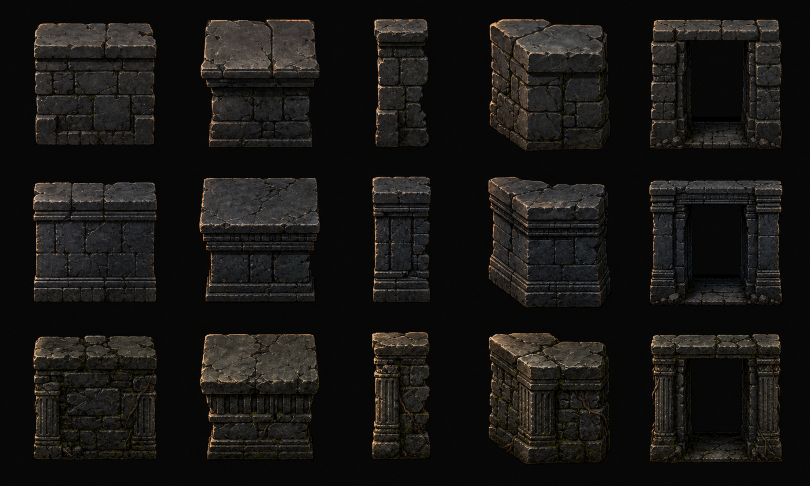
#> input picture UI/review/dark-uiux-pr08-exploration/wall-resource-family-decision/orientation-wall-family-w03/pr08-wall-family-w03-imagegen-source-board.png, 1619 x 971 px (shown at 1/2 size)
$ python build_orientation_wall_candidate_preview.py
#> lines starting #> are read from the running program, lines starting #| are printed output that depends on the picture; after the words box and inside, x2 and y2 are one past the last pixel; in counts of white or black regions, pixels touching at a corner belong together
#!/usr/bin/env python3
"""Build W03 orientation-aware wall-family candidate previews.

This script is evidence-only. It does not mutate runtime resources, manifests,
or sprite sheet contracts.
"""

from __future__ import annotations

from pathlib import Path

from PIL import Image, ImageDraw, ImageFont, ImageOps


ROOT = Path(__file__).resolve().parents[5]
WORK_DIR = Path("UI/review/dark-uiux-pr08-exploration/wall-resource-family-decision/orientation-wall-family-w03")
SOURCE = WORK_DIR / "pr08-wall-family-w03-imagegen-source-board.png"
OUT_DIR = WORK_DIR / "slices"
CONTACT = WORK_DIR / "pr08-wall-family-w03-contact-board.png"
ORIENTATION_PREVIEW = WORK_DIR / "pr08-wall-family-w03-orientation-room-preview.png"
COMPARISON = WORK_DIR / "pr08-wall-family-w03-w02-preview-comparison.png"
W02_RUNTIME_CROP = Path(
    "UI/review/dark-uiux-pr08-exploration/wall-resource-family-decision/runtime-slice-b-w02/ui-demo-new-map-stage-crop.png",
)
REFERENCE = Path("UI/UI-demo-new.png")
FLOOR_KEYS = [
    Path("client/src/main/resources/dark-v1/tiles/tileset_ruins_ground_01.png"),
    Path("client/src/main/resources/dark-v1/tiles/tileset_ruins_ground_01_variant_1.png"),
    Path("client/src/main/resources/dark-v1/tiles/tileset_ruins_ground_01_variant_2.png"),
    Path("client/src/main/resources/dark-v1/tiles/tileset_ruins_ground_01_variant_3.png"),
]
PIECES = ["base", "crown", "side", "corner", "door_contact"]
CANDIDATES = ["w03_a", "w03_b", "w03_c"]

# The generated board is evidence, not a production sheet. These boxes isolate
# the source subjects while keeping enough dark margin for fair runtime-size QA.
CELL_BOXES = [
    [(45, 35, 330, 300), (390, 30, 665, 305), (715, 30, 885, 300), (955, 30, 1235, 310), (1275, 30, 1585, 300)],
    [(45, 340, 330, 625), (390, 340, 665, 625), (715, 340, 885, 625), (955, 340, 1235, 635), (1275, 340, 1585, 625)],
    [(45, 645, 330, 940), (390, 645, 665, 940), (715, 645, 885, 940), (955, 645, 1235, 950), (1275, 645, 1585, 940)],
]


def trim_subject(panel: Image.Image) -> Image.Image:
    rgba = panel.convert("RGBA")
    gray = rgba.convert("L")
    width, height = gray.size
    border_values = []
    for x in range(width):
        for y in range(13):
            border_values.append(gray.getpixel((x, y)))
            border_values.append(gray.getpixel((x, height - 1 - y)))
    for y in range(height):
        for x in range(13):
            border_values.append(gray.getpixel((x, y)))
            border_values.append(gray.getpixel((width - 1 - x, y)))
    threshold = 28
    if border_values:
        threshold = max(28, int(sum(border_values) / len(border_values)) + 18)
    mask = gray.point(lambda value: 255 if value > threshold else 0)
    bbox = mask.getbbox()
    if bbox is None:
        return rgba
    left, top, right, bottom = bbox
    pad = 18
    return rgba.crop((max(0, left - pad), max(0, top - pad), min(width, right + pad), min(height, bottom + pad)))


def fit_square(image: Image.Image, side: int = 128) -> Image.Image:
    subject = trim_subject(image)
    max_subject = 116
    scale = min(max_subject / subject.width, max_subject / subject.height)
    resized = subject.resize((max(1, round(subject.width * scale)), max(1, round(subject.height * scale))), Image.Resampling.LANCZOS)
    square = Image.new("RGBA", (side, side), (5, 7, 10, 255))
    square.alpha_composite(resized, ((side - resized.width) // 2, (side - resized.height) // 2))
    return square


def save_slices(source: Image.Image) -> dict[str, dict[str, Image.Image]]:
    OUT_DIR.mkdir(parents=True, exist_ok=True)
    result: dict[str, dict[str, Image.Image]] = {}
    for row, candidate in enumerate(CANDIDATES):
        pieces: dict[str, Image.Image] = {}
        for col, piece in enumerate(PIECES):
            tile = fit_square(source.crop(CELL_BOXES[row][col]))
            tile.save(ROOT / OUT_DIR / f"wall_{candidate}_{piece}.png")
            pieces[piece] = tile
        result[candidate] = pieces
    return result


def draw_contact(slices: dict[str, dict[str, Image.Image]]) -> None:
    font = ImageFont.load_default()
    cell = 128
    gap = 14
    label_h = 24
    row_label_w = 70
    width = row_label_w + gap + len(PIECES) * (cell + gap)
    height = gap * 2 + label_h + len(CANDIDATES) * (cell + gap)
    board = Image.new("RGBA", (width, height), (5, 7, 10, 255))
    draw = ImageDraw.Draw(board)
    for col, piece in enumerate(PIECES):
        x = row_label_w + gap + col * (cell + gap)
        draw.text((x + 4, gap + 5), piece, fill=(231, 225, 211, 255), font=font)
    for row, candidate in enumerate(CANDIDATES):
        y = gap + label_h + row * (cell + gap)
        draw.text((gap, y + cell // 2 - 5), candidate, fill=(231, 225, 211, 255), font=font)
        for col, piece in enumerate(PIECES):
            x = row_label_w + gap + col * (cell + gap)
            board.alpha_composite(slices[candidate][piece], (x, y))
    board.save(ROOT / CONTACT)


def floor_tile(index: int, size: int) -> Image.Image:
    return Image.open(ROOT / FLOOR_KEYS[index % len(FLOOR_KEYS)]).convert("RGBA").resize((size, size), Image.Resampling.LANCZOS)


def draw_candidate_room(slices: dict[str, Image.Image], label: str) -> Image.Image:
    scale = 48
    room_cols = 8
    room_rows = 5
    label_h = 24
    pad = scale
    width = (room_cols + 2) * scale + pad * 2
    height = (room_rows + 2) * scale + pad * 2 + label_h
    canvas = Image.new("RGBA", (width, height), (5, 7, 10, 255))
    draw = ImageDraw.Draw(canvas)
    font = ImageFont.load_default()
    draw.text((pad, 6), label, fill=(231, 225, 211, 255), font=font)
    scaled = {key: value.resize((scale, scale), Image.Resampling.LANCZOS) for key, value in slices.items()}
    side_west = scaled["side"]
    side_east = ImageOps.mirror(scaled["side"])
    corner_nw = scaled["corner"]
    corner_ne = ImageOps.mirror(scaled["corner"])
    corner_sw = ImageOps.flip(scaled["corner"])
    corner_se = ImageOps.flip(ImageOps.mirror(scaled["corner"]))
    x0 = pad + scale
    y0 = pad + scale + label_h
    for y in range(room_rows):
        for x in range(room_cols):
            canvas.alpha_composite(floor_tile(x * 7 + y * 13, scale), (x0 + x * scale, y0 + y * scale))
    for x in range(room_cols):
        canvas.alpha_composite(scaled["crown"], (x0 + x * scale, y0 - scale))
        if x != room_cols // 2:
            canvas.alpha_composite(scaled["base"], (x0 + x * scale, y0 + room_rows * scale))
    for y in range(room_rows):
        canvas.alpha_composite(side_west, (x0 - scale, y0 + y * scale))
        canvas.alpha_composite(side_east, (x0 + room_cols * scale, y0 + y * scale))
    canvas.alpha_composite(corner_nw, (x0 - scale, y0 - scale))
    canvas.alpha_composite(corner_ne, (x0 + room_cols * scale, y0 - scale))
    canvas.alpha_composite(corner_sw, (x0 - scale, y0 + room_rows * scale))
    canvas.alpha_composite(corner_se, (x0 + room_cols * scale, y0 + room_rows * scale))
    canvas.alpha_composite(scaled["door_contact"], (x0 + room_cols // 2 * scale, y0 + room_rows * scale))
    draw.rectangle((x0, y0, x0 + room_cols * scale, y0 + room_rows * scale), outline=(28, 183, 200, 65), width=1)
    return canvas


def draw_orientation_preview(slices: dict[str, dict[str, Image.Image]]) -> None:
    previews = [draw_candidate_room(slices[candidate], candidate) for candidate in CANDIDATES]
    gap = 18
    width = sum(preview.width for preview in previews) + gap * (len(previews) + 1)
    height = max(preview.height for preview in previews) + gap * 2
    board = Image.new("RGBA", (width, height), (5, 7, 10, 255))
    x = gap
    for preview in previews:
        board.alpha_composite(preview, (x, gap))
        x += preview.width + gap
    board.save(ROOT / ORIENTATION_PREVIEW)


def letterbox(image: Image.Image, size: tuple[int, int]) -> Image.Image:
    return ImageOps.contain(image.convert("RGBA"), size, Image.Resampling.LANCZOS)


def draw_comparison() -> None:
    font = ImageFont.load_default()
    preview_label = CANDIDATES[0].split("_", maxsplit=1)[0].upper()
    w02 = letterbox(Image.open(ROOT / W02_RUNTIME_CROP), (520, 380))
    reference = letterbox(Image.open(ROOT / REFERENCE), (520, 380))
    w03 = letterbox(Image.open(ROOT / ORIENTATION_PREVIEW), (1040, 380))
    gap = 18
    label_h = 24
    width = gap * 3 + 1040
    height = label_h * 2 + gap * 4 + 380 * 2
    board = Image.new("RGBA", (width, height), (5, 7, 10, 255))
    draw = ImageDraw.Draw(board)
    draw.text((gap, gap), "reference UI-demo-new", fill=(231, 225, 211, 255), font=font)
    board.alpha_composite(reference, (gap, gap + label_h))
    draw.text((gap * 2 + 520, gap), "W02 runtime map crop", fill=(231, 225, 211, 255), font=font)
    board.alpha_composite(w02, (gap * 2 + 520, gap + label_h))
    y = gap * 3 + label_h + 380
    draw.text((gap, y), f"{preview_label} orientation mirror/flip room preview", fill=(231, 225, 211, 255), font=font)
    board.alpha_composite(w03, (gap, y + label_h))
    board.save(ROOT / COMPARISON)


def main() -> int:
    source = Image.open(ROOT / SOURCE).convert("RGBA")
    slices = save_slices(source)
#> the loop in save_slices, `for row, candidate in enumerate(CANDIDATES):` made 3 passes
#> pass 1, in trim_subject, `rgba = panel.convert("RGBA")`:
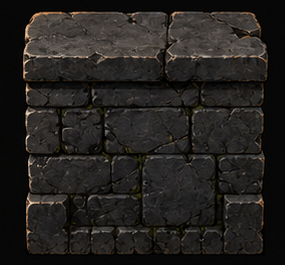
#> rgba: PIL image 285x265 RGBA; mean R, G, B, A 35.8, 33.2, 30.9, 255
#> pass 1, in trim_subject, `mask = gray.point(lambda value: 255 if value > threshold else 0)`:
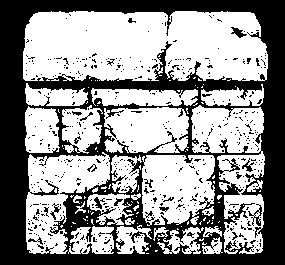
#> mask: PIL image 285x265 L; 57.5% white; 537 black regions (514 under 20 px), largest, box (x1, y1, x2, y2) and area: (0, 0, 285, 265) 29784, (248, 204, 262, 226) 98, (231, 27, 247, 38) 80
#> pass 1, in fit_square, `subject = trim_subject(image)`:
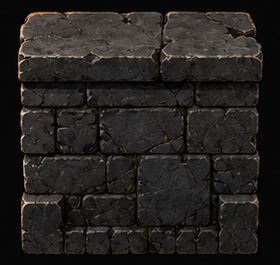
#> subject: PIL image 280x265 RGBA; mean R, G, B, A 36.3, 33.7, 31.3, 255
#> after the loop in save_slices, `for row, candidate in enumerate(CANDIDATES):`:
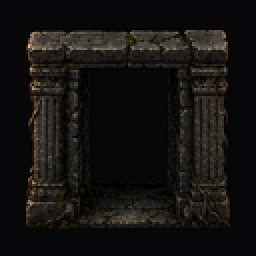
#> tile: PIL image 128x128 RGBA (shown 2 times larger); mean R, G, B, A 20, 18.8, 16.5, 255
#> after the loop in save_slices, `for row, candidate in enumerate(CANDIDATES):`: result = 3 items
#> slices = 3 items
    draw_contact(slices)
#> after the loop in draw_contact, `for row, candidate in enumerate(CANDIDATES):`:
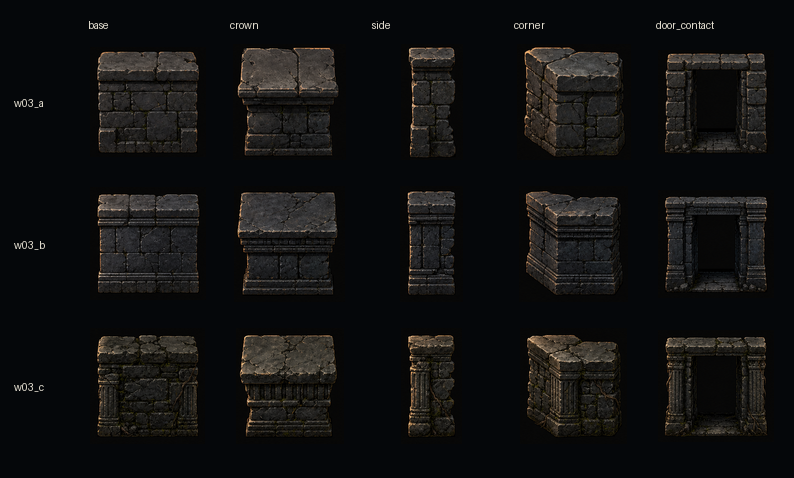
#> board: PIL image 794x478 RGBA; mean R, G, B, A 17.5, 17.5, 17.8, 255
    draw_orientation_preview(slices)
#> in draw_candidate_room, `canvas = Image.new("RGBA", (width, height), (5, 7, 10, 255))`:
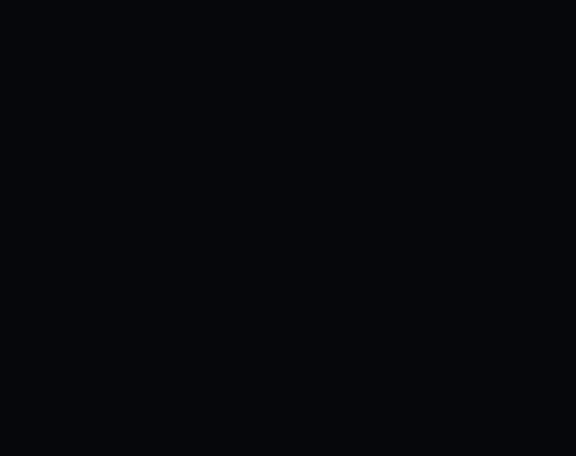
#> canvas: PIL image 576x456 RGBA; mean R, G, B, A 5, 7, 10, 255
#> in draw_candidate_room, `corner_se = ImageOps.flip(ImageOps.mirror(scaled["corner"]))`:
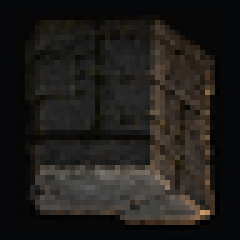
#> corner_se: PIL image 48x48 RGBA (shown 5 times larger); mean R, G, B, A 31.5, 29.2, 26.6, 255
    draw_comparison()
    print(f"wrote {OUT_DIR}")
    print(f"wrote {CONTACT}")
    print(f"wrote {ORIENTATION_PREVIEW}")
    print(f"wrote {COMPARISON}")
    return 0


if __name__ == "__main__":
#> (the run stopped early here; a loop or call above may not have finished)

$ run again, with UI/review/dark-uiux-pr08-exploration/wall-resource-family-decision/orientation-wall-family-w03/slices/wall_w03_a_base.png copied over UI/review/dark-uiux-pr08-exploration/wall-resource-family-decision/orientation-wall-family-w03/pr08-wall-family-w03-imagegen-source-board.png
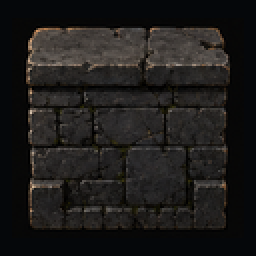
#> input picture UI/review/dark-uiux-pr08-exploration/wall-resource-family-decision/orientation-wall-family-w03/slices/wall_w03_a_base.png, 128 x 128 px (shown 2 times larger)
#> in main, source is the input picture: PIL image 128x128 RGBA; mean R, G, B, A 29.4, 27.8, 26.6, 255
#> the loop in save_slices, `for row, candidate in enumerate(CANDIDATES):` made 3 passes
#> pass 1, in trim_subject, `mask = gray.point(lambda value: 255 if value > threshold else 0)`:
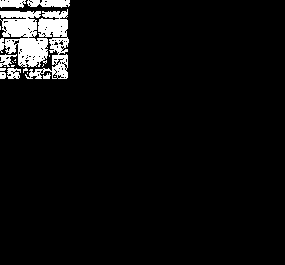
#> mask: PIL image 285x265 L; 5.1% white; 20 white regions (12 under 20 px), largest, box (x1, y1, x2, y2) and area: (0, 11, 48, 67) 1756, (25, 9, 69, 79) 1288, (27, 0, 70, 8) 264
#> pass 1, in fit_square, `subject = trim_subject(image)`:
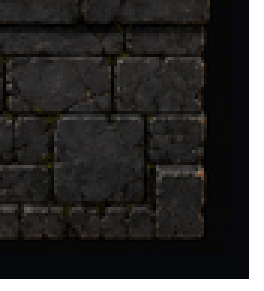
#> subject: PIL image 88x97 RGBA (shown 3 times larger); mean R, G, B, A 24.1, 23.1, 22.2, 230.6; transparent parts drawn white
#> after the loop in save_slices, `for row, candidate in enumerate(CANDIDATES):`: result = 3 items

$ run again, with UI/review/dark-uiux-pr08-exploration/wall-resource-family-decision/orientation-wall-family-w03/slices/wall_w03_a_corner.png copied over UI/review/dark-uiux-pr08-exploration/wall-resource-family-decision/orientation-wall-family-w03/pr08-wall-family-w03-imagegen-source-board.png
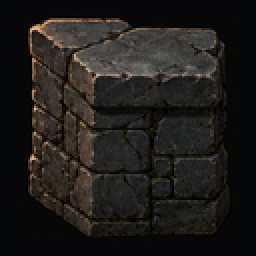
#> input picture UI/review/dark-uiux-pr08-exploration/wall-resource-family-decision/orientation-wall-family-w03/slices/wall_w03_a_corner.png, 128 x 128 px (shown 2 times larger)
#> in main, source is the input picture: PIL image 128x128 RGBA; mean R, G, B, A 31.5, 29.2, 26.6, 255
#> the loop in save_slices, `for row, candidate in enumerate(CANDIDATES):` made 3 passes
#> pass 1, in trim_subject, `mask = gray.point(lambda value: 255 if value > threshold else 0)`:
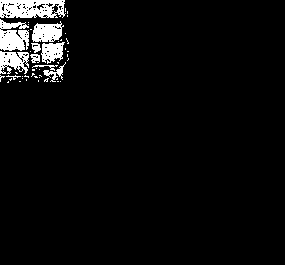
#> mask: PIL image 285x265 L; 4.4% white; 47 white regions (37 under 20 px), largest, box (x1, y1, x2, y2) and area: (0, 0, 66, 18) 946, (0, 19, 29, 51) 678, (32, 21, 64, 42) 471
#> pass 1, in fit_square, `subject = trim_subject(image)`:
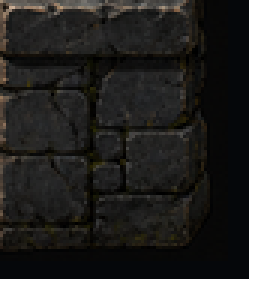
#> subject: PIL image 87x101 RGBA (shown 3 times larger); mean R, G, B, A 23, 22.3, 20.8, 224; transparent parts drawn white
#> after the loop in save_slices, `for row, candidate in enumerate(CANDIDATES):`: result = 3 items
